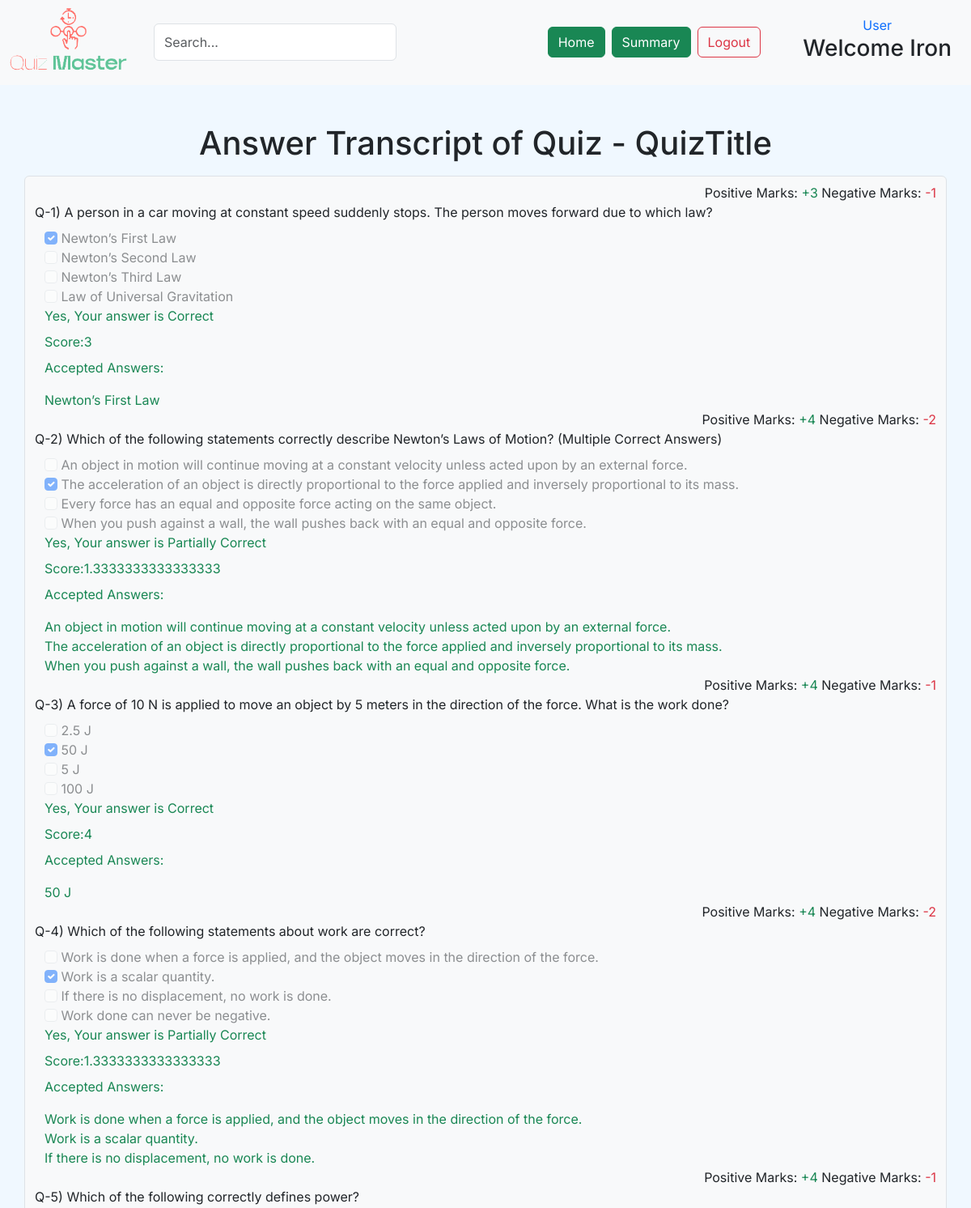
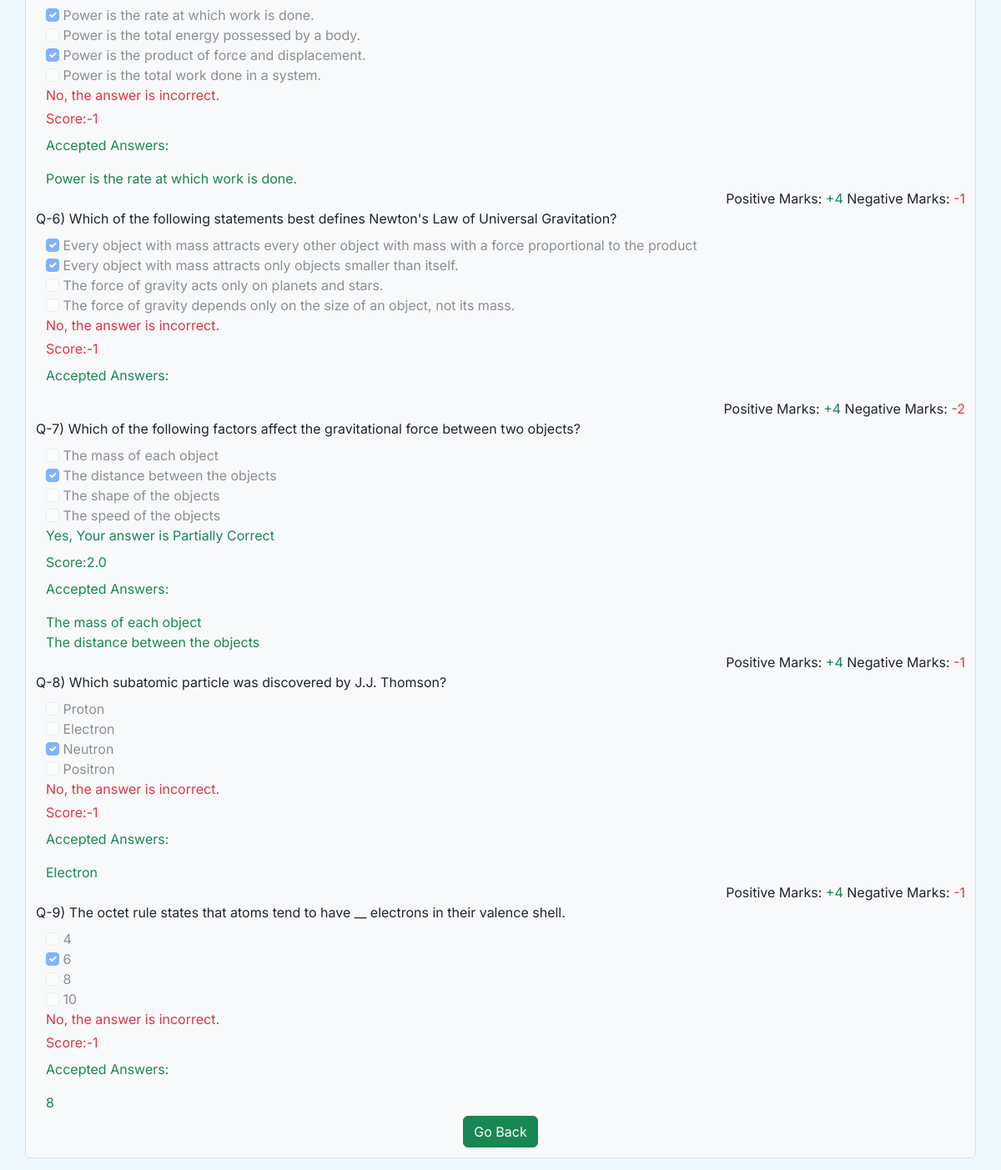
The app's page /user/Iron/scores/4/answer_transcript (signed in) with its own data (2 pictures, top to bottom).
### application/models.py (models this page shows)
class Questions(db.Model):
    __tablename__='questions'
    id = db.Column(db.Integer, primary_key=True,autoincrement=True)
    question_statement=db.Column(db.String,nullable=False)
    marks = db.Column(db.Integer,nullable=False)
    negative_marks = db.Column(db.Integer,nullable=False)
    chapter_id = db.Column(db.Integer,db.ForeignKey('chapter.id'),nullable=False)
    is_deleted = db.Column(db.Boolean,nullable=False,default=False)
    quizzes = db.relationship('Quiz',secondary="quiz_question",back_populates='questions',lazy='select')
    options = db.relationship('Options',back_populates='question',lazy='select')
    chapter = db.relationship('Chapter',back_populates='questions',lazy='select')

class Options(db.Model):
    __tablename__='options'
    id = db.Column(db.Integer, primary_key=True,autoincrement=True)
    question_id = db.Column(db.Integer,db.ForeignKey('questions.id'),nullable=False)
    option = db.Column(db.Text,nullable=False)
    is_correct = db.Column(db.Boolean,nullable=False)
    is_deleted = db.Column(db.Boolean,nullable=False,default=False)
    question = db.relationship('Questions',back_populates='options',lazy='select')

### application/controllers.py (the view)
@app.route("/user/<string:first_name>/scores/<int:score_id>/answer_transcript",methods=["GET"])
def user_answer_transcript(first_name,score_id):
    score = db.session.query(Scores).filter_by(id=score_id).first()
    uats = db.session.query(User_Answer_Transcript).filter_by(score_id=score_id).all()
    quiz = db.session.query(Quiz).filter_by(id=score.quiz_id).first()
    user_answer_dict = {}
    user_answers = []
    for uat in uats:
        user_answers.append(uat.option_id)
        if uat.question_id in user_answer_dict.keys():
            user_answer_dict[uat.question_id] += [uat.option_id]
        else:
            user_answer_dict[uat.question_id] = [uat.option_id]
    correct_ans_dict = get_correct_ans_dict(quiz.questions)
    score_dict = {}
    for question_id, user_options in user_answer_dict.items():
        if question_id in correct_ans_dict:
            correct_options, (pos_marks, neg_marks) = correct_ans_dict[question_id]
            correct_set = set(correct_options)
            user_set = set(user_options)
            correct_attempts = user_set.intersection(correct_set)
            incorrect_attempts = user_set - correct_set
            if incorrect_attempts==set():
                score_dict[question_id] = len(correct_attempts) * (pos_marks/len(correct_set))
            else:
                score_dict[question_id] = neg_marks
    return render_template('usr_quiz_answer_transcript.html',quiz=quiz,
                           score_id=score_id,
                           score_dict=score_dict,
                           user_answers=user_answers)

### application/functions.py (called while the page is built)
def get_correct_ans_dict(quiz_questions):
    correct_ans = {}
    correct_ans_dict = {}
    for question in quiz_questions:
        for option in question.options:
            if option.is_correct:
                if question.id in correct_ans:
                    correct_ans[question.id].append(option.id)
                else:
                    correct_ans[question.id] = [option.id]
        correct_ans_dict[question.id] = [correct_ans.get(question.id, []),(question.marks, question.negative_marks)]
    return correct_ans_dict

### templates/usr_quiz_answer_transcript.html (shortened to what this page needs)
<!DOCTYPE html>
<html lang="en">
<head>
    <link href="https://cdn.jsdelivr.net/npm/bootstrap@5.3.3/dist/css/bootstrap.min.css" rel="stylesheet"
 />
    <link rel="stylesheet" href="{{ url_for('static', filename='user.css') }}">
</head>
<body>
    <header class="d-flex align-items-center p-2 bg-light">
        <div class="flex-shrink-0">
            <a href="{{ url_for('user_dashboard', first_name = session['first_name'] ) }}">
                <img src="{{ url_for('static', filename='logo3.png') }}" class="img-fluid pb-2" width="150px"
                    alt="logo" />
            </a>
        </div>
        <div class="d-flex flex-grow-1 justify-content-between mx-3">
            <input type="text" class="form-control mx-3" style="width: 300px;" placeholder="Search...">
            <nav class="d-flex mx-3">
                <a class="btn btn-success m-1" href="{{ url_for('user_dashboard',first_name = session['first_name']) }}"
                    role="button">Home</a>
                <a class="btn btn-success m-1" href="{{ url_for('user_summary',first_name = session['first_name']) }}" role="button">Summary</a>
                <a class="btn btn-outline-danger m-1" href="{{ url_for('logout') }}" role="button">Logout</a>
            </nav>
        </div>
        <div class="flex-shrink-0 text-end mx-3">
            <div class="text-center text-primary">User</div>
            <h3>Welcome {{session['first_name']}}</h3>
        </div>
    </header>
    <section class="container-fluid  pt-4 s2">
        <div class="container py-4 px-0">
            <h1 class="text-center">Answer Transcript of Quiz - QuizTitle</h1>
            <div id="quizTranscript">
                {% set ns = namespace(question_index = 0) %}
                <div class="container my-3 bg-light border rounded py-2">
                    {% for question in quiz.questions %}
                        {% set ns.question_index = loop.index %}
                        <p class="text-end mb-0">Positive Marks: <span class="text-success">+{{ question.marks }}</span>
                            Negative Marks: <span class="text-danger">{{ question.negative_marks }}</span></p>
                        <label class="form-check-label mb-2">
                            Q-{{ ns.question_index }}) {{ question.question_statement }}
                        </label><br>
                        <div class="container">
                            {% for option in question.options %}
                                <input class="form-check-input" type="checkbox" value="{{ option.id }}" {% if option.id in
                                    user_answers %}checked{% endif %} disabled>
                                <label class="form-check-label">{{ option.option }}</label><br>
                            {% endfor %}
                        </div>
                        <div class="container">
                            {% if question.id in score_dict %}
                            {% if score_dict[question.id] <= question.marks and score_dict[question.id] > (3/4) * question.marks %}
                                <p class="text-success mb-2">Yes, Your answer is Correct</p>
                                <p class="text-success mb-2">Score:{{question.marks}}</p>
                                <p class="text-success mb-3">Accepted Answers:</p>
                                <p class="text-success m-0">
                                    {% for option in question.options %}
                                            {% if option.is_correct %}
                                                {{option.option}}<br>
                                            {% endif %}
                                        {% endfor %}
                                </p>
                            {% elif score_dict[question.id] <= (3/4) * question.marks and score_dict[question.id] > 0 %}
                                <p class="text-success mb-2">Yes, Your answer is Partially Correct</p>
                                <p class="text-success mb-2">Score:{{score_dict[question.id]}}</p>
                                <p class="text-success mb-3">Accepted Answers:</p>
                                <p class="text-success m-0">
                                    {% for option in question.options %}
                                            {% if option.is_correct %}
                                                {{option.option}}<br>
                                            {% endif %}
                                        {% endfor %}
                            </p>
                            {% else %}
                                <p class="text-danger mb-1">No, the answer is incorrect.</p>
                                <p class="text-danger mb-2">Score:{{question.negative_marks}}</p>
                                <p class="text-success mb-3">Accepted Answers:</p>
                                <p class="text-success m-0">
                                    {% for option in question.options %}
                                        {% if option.is_correct %}
                                            {{option.option}}<br>
                                        {% endif %}
                                    {% endfor %}
                                </p>
                            {% endif %}
                            {% endif %}
                        </div>
                    {% endfor %}
                    <div class="text-center">
                        <a class="btn btn-success m-1 text-center" href="{{ url_for('user_scores', first_name = session['first_name']) }}" role="button">Go Back</a>
                    </div>
                </div>
            </div>
        </div>
    </section>
</body>
</html>

### static/user.css (style rules this page uses)
* { font-family: "Inter", serif; }
.s2, body { background-color: aliceblue !important; }

### records on screen
Questions: marks "3", negative_marks "-1", question_index "1", question_statement "A person in a car moving at constant speed suddenly stops. The person moves forward due to which law?"
Options: id "☑", option "Newton’s First Law"
Options: option "Newton’s Second Law"
Options: option "Newton’s Third Law"
Options: option "Law of Universal Gravitation"
Questions: marks "4", negative_marks "-2", question_index "2", question_statement "Which of the following statements correctly describe Newton’s Laws of Motion? (Multiple Correct Answers)", score_dict "1.3333333333333333"
Options: option "An object in motion will continue moving at a constant velocity unless acted upon by an external force."
Options: id "☑", option "The acceleration of an object is directly proportional to the force applied and inversely proportional to its mass."
Options: option "Every force has an equal and opposite force acting on the same object."
Options: option "When you push against a wall, the wall pushes back with an equal and opposite force."
Questions: marks "4", negative_marks "-1", question_index "3", question_statement "A force of 10 N is applied to move an object by 5 meters in the direction of the force. What is the work done?"
Options: option "2.5 J"
Options: id "☑", option "50 J"
Options: option "5 J"
Options: option "100 J"
Questions: marks "4", negative_marks "-2", question_index "4", question_statement "Which of the following statements about work are correct?", score_dict "1.3333333333333333"
Options: option "Work is done when a force is applied, and the object moves in the direction of the force."
Options: id "☑", option "Work is a scalar quantity."
Options: option "If there is no displacement, no work is done."
Options: option "Work done can never be negative."
Questions: marks "4", negative_marks "-1", question_index "5", question_statement "Which of the following correctly defines power?"
Options: id "☑", option "Power is the rate at which work is done."
Options: option "Power is the total energy possessed by a body."
Options: id "☑", option "Power is the product of force and displacement."
Options: option "Power is the total work done in a system."
Questions: marks "4", negative_marks "-1", question_index "6", question_statement "Which of the following statements best defines Newton's Law of Universal Gravitation?"
Options: id "☑", option "Every object with mass attracts every other object with mass with a force proportional to the product"
Options: id "☑", option "Every object with mass attracts only objects smaller than itself."
Options: option "The force of gravity acts only on planets and stars."
Options: option "The force of gravity depends only on the size of an object, not its mass."
Questions: marks "4", negative_marks "-2", question_index "7", question_statement "Which of the following factors affect the gravitational force between two objects?", score_dict "2.0"
Options: option "The mass of each object"
Options: id "☑", option "The distance between the objects"
Options: option "The shape of the objects"
Options: option "The speed of the objects"
Questions: marks "4", negative_marks "-1", question_index "8", question_statement "Which subatomic particle was discovered by J.J. Thomson?"
Options: option "Proton"
Options: option "Electron"
Options: id "☑", option "Neutron"
Options: option "Positron"
Questions: marks "4", negative_marks "-1", question_index "9", question_statement "The octet rule states that atoms tend to have __ electrons in their valence shell."
Options: option "4"
Options: id "☑", option "6"
Options: option "8"
Options: option "10"

### other values on screen
{{ session['first_name'] }} "Iron"
